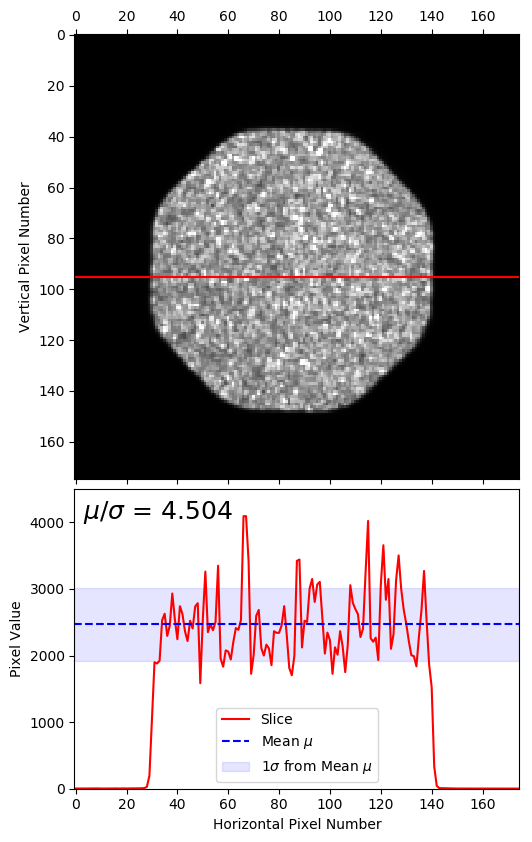
#> input picture Near_Field_Analysis/Exploratory_Code/20220413_141608_slice.png, 532 x 842 px, given in place of 20220413_141608.tif, which was not available
$ python roi_identification_test.py
#> lines starting #> are read from the running program, lines starting #| are printed output that depends on the picture; pictures that were not available may be replaced by others from this repository, and a replacement may not be noted
#Matthew Leung
#April 2022
"""
A script for preliminary/exploratory analysis of different methods to identify
the face of the fiber
"""

import os
import numpy as np
import matplotlib.pyplot as plt
import cv2 as cv
import PIL.Image as Image
import warnings

def read_12bit_image_saved_as_16bit(filename, verbosity=0):
    """
    Reads a 12 bit image which was saved as a 16 bit image
    """
#> called with filename = 'Images/20220413_141608.tif', verbosity = 0
    img16bit = Image.open(filename)
#> img16bit is the input picture: PIL image 532x842 RGBA; mean R, G, B, A 159.2, 154.9, 157, 255
    arr16bit = np.asarray(img16bit)
    arr12bit = np.divide(arr16bit, 2**4)
    if verbosity >= 1:
        num_unique_elems = np.size(np.unique(arr12bit))
        print("Image has {} unique elements".format(num_unique_elems))
        print("Image maximum value is {}".format(np.max(arr12bit)))
        print("Image minimum value is {}".format(np.min(arr12bit)))
    return arr12bit


# [31 lines left out: function otsu_method, not called in this run]

def apply_sobel_op(img):
    """
    Apply Sobel operator to image
    """
    #Resources:
    #https://opencv24-python-tutorials.readthedocs.io/en/latest/py_tutorials/py_imgproc/py_gradients/py_gradients.html
    #https://docs.opencv.org/3.4/d2/d2c/tutorial_sobel_derivatives.html
    #https://docs.opencv.org/3.4/d4/d86/group__imgproc__filter.html#gacea54f142e81b6758cb6f375ce782c8d

    #Set depth of output image
    #https://docs.opencv.org/3.4/d4/d86/group__imgproc__filter.html#filter_depths
    #ddepth = cv.CV_16S
    ddepth = cv.CV_64F
    ksize = 3 #kernel size

    grad_x = cv.Sobel(img, ddepth, dx=1, dy=0, ksize=ksize) #x gradient
    grad_y = cv.Sobel(img, ddepth, dx=0, dy=1, ksize=ksize) #y gradient
    grad = (np.abs(grad_x) + np.abs(grad_y))/2 #approximation of total gradient
    return grad

# [42 lines left out: function get_image_centroid_vectorized, not called in this run]

if __name__ == "__main__":
    filename = 'Images/20220413_141608.tif'
    #filename = 'Images/20220413_141650.tif'
    #filename = 'Images/20220413_143326.tif'
    img = read_12bit_image_saved_as_16bit(filename)
    img8 = (img / 2**4).astype(np.uint8)
#> img8: shape (842, 532, 4); every value is 0

    plt.figure()
    plt.imshow(img)
    plt.colorbar()
    plt.title('Original image')
    plt.show()
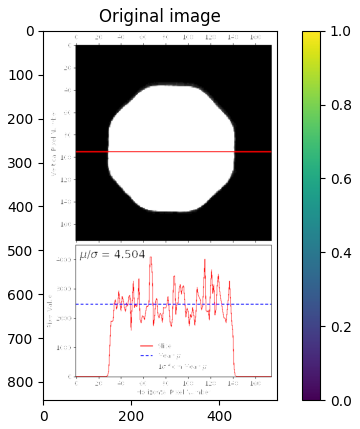
#> figure drawn by matplotlib, 2 panels

    #Apply Sobel operator, and get derivative, which is grad
    grad = apply_sobel_op(img)
#> in apply_sobel_op, `grad_x = cv.Sobel(img, ddepth, dx=1, dy=0, ksize=ksize)`:
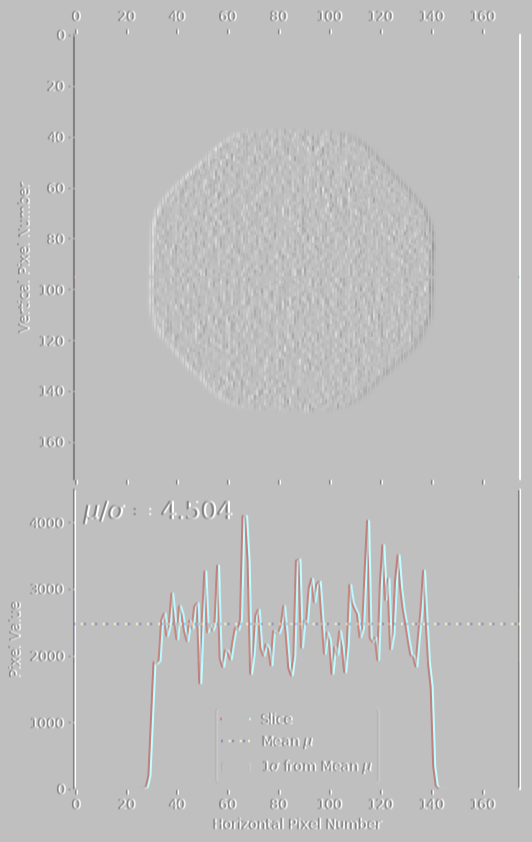
#> grad_x: shape (842, 532, 4) float64; mean R, G, B, A 0, 0, 0, 0; transparent parts drawn white
#> in apply_sobel_op, `grad_y = cv.Sobel(img, ddepth, dx=0, dy=1, ksize=ksize)`:
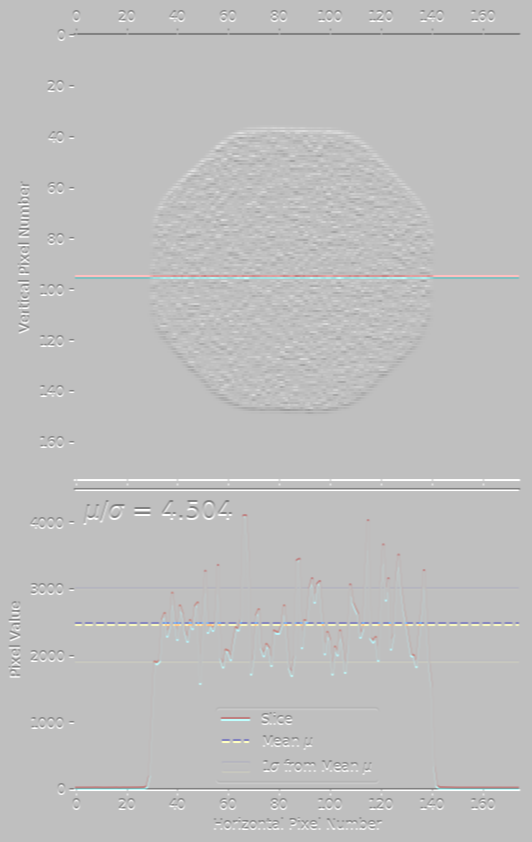
#> grad_y: shape (842, 532, 4) float64; mean R, G, B, A 0, 0, 0, 0; transparent parts drawn white
    plt.figure()
    plt.imshow(grad)
    plt.colorbar()
    plt.title('Sobel operator')
    plt.show()
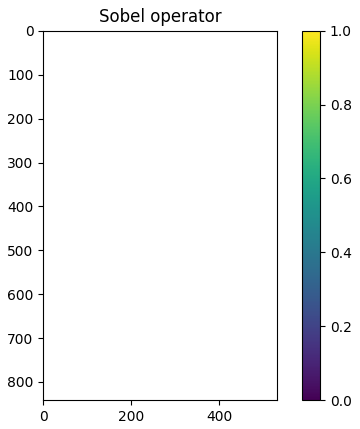
#> figure drawn by matplotlib, 2 panels

    #Make 8 bit version of grad
    grad_norm = grad/np.max(grad)
    grad8 = (grad_norm * 2**8).astype(np.uint8)
    print(np.max(grad8))
#| 255

    #Find contours in grad
#> (the run stopped early here; a loop or call above may not have finished)

$ run again, on Near_Field_Analysis/Exploratory_Code/20220413_141650_slice.png
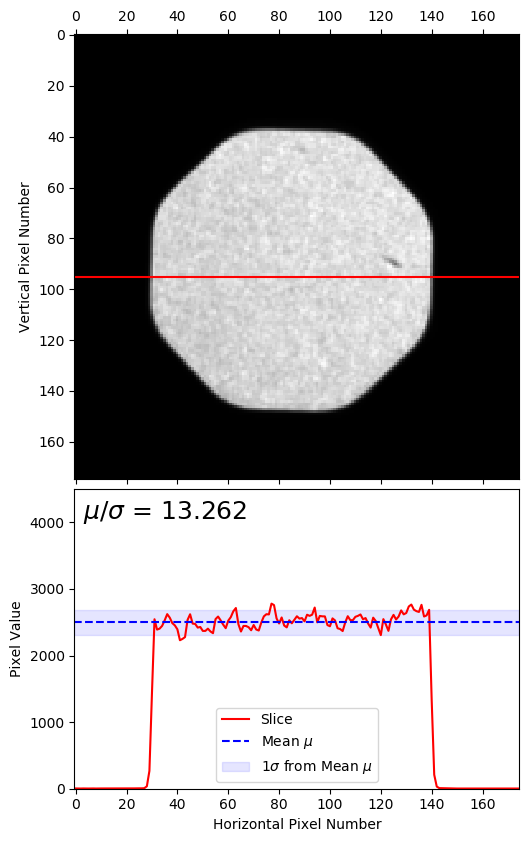
#> input picture Near_Field_Analysis/Exploratory_Code/20220413_141650_slice.png, 532 x 842 px, given in place of 20220413_141608.tif, which was not available
#> in read_12bit_image_saved_as_16bit, img16bit is the input picture: PIL image 532x842 RGBA; mean R, G, B, A 168.3, 166.6, 167.6, 255
#> img8: shape (842, 532, 4); every value is 0
#> `plt.show()`:
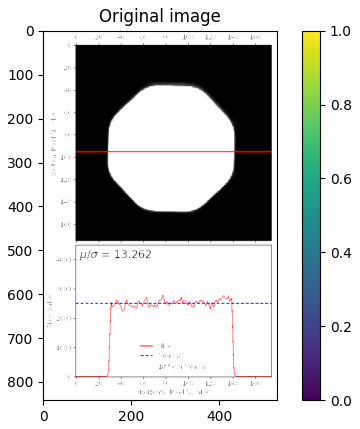
#> figure drawn by matplotlib, 2 panels
#> in apply_sobel_op, `grad_y = cv.Sobel(img, ddepth, dx=0, dy=1, ksize=ksize)`:
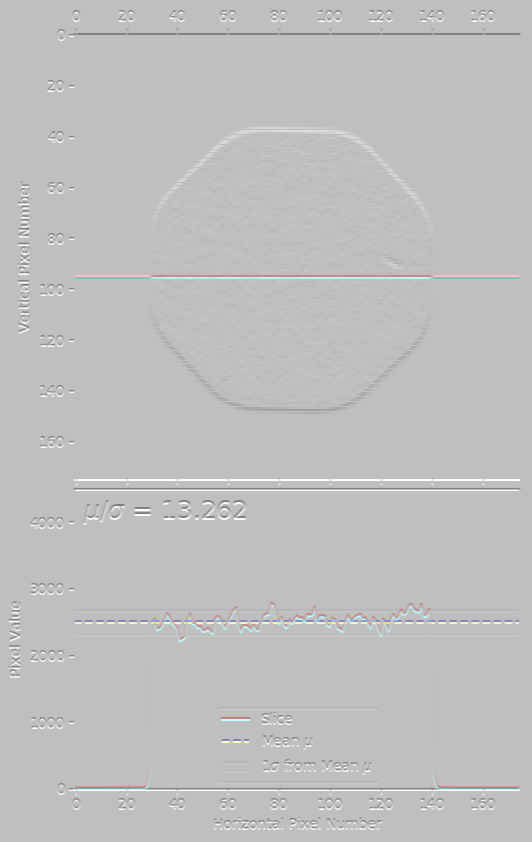
#> grad_y: shape (842, 532, 4) float64; mean R, G, B, A 0, 0, 0, 0; transparent parts drawn white
#| 255
